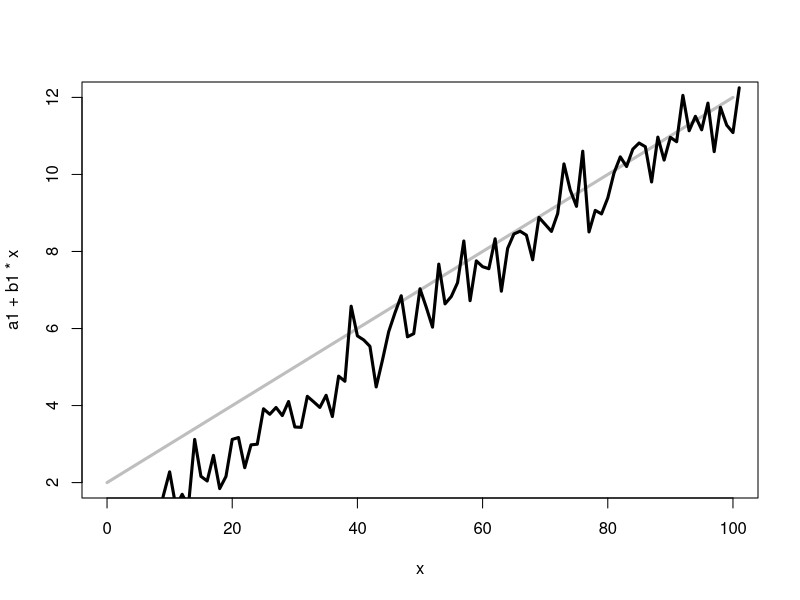
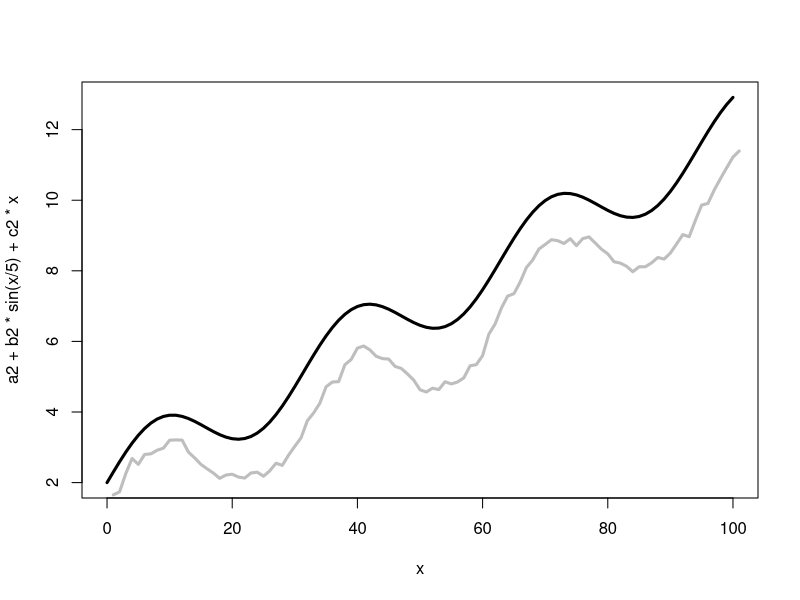
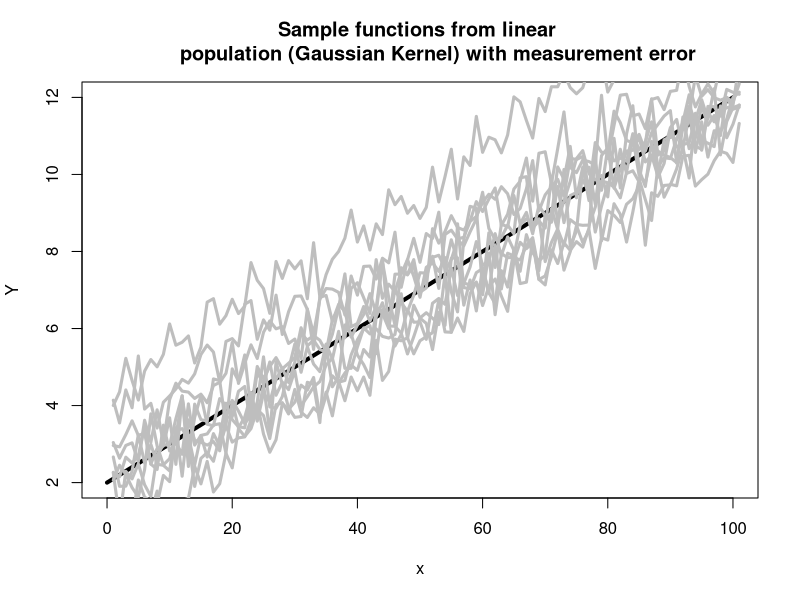
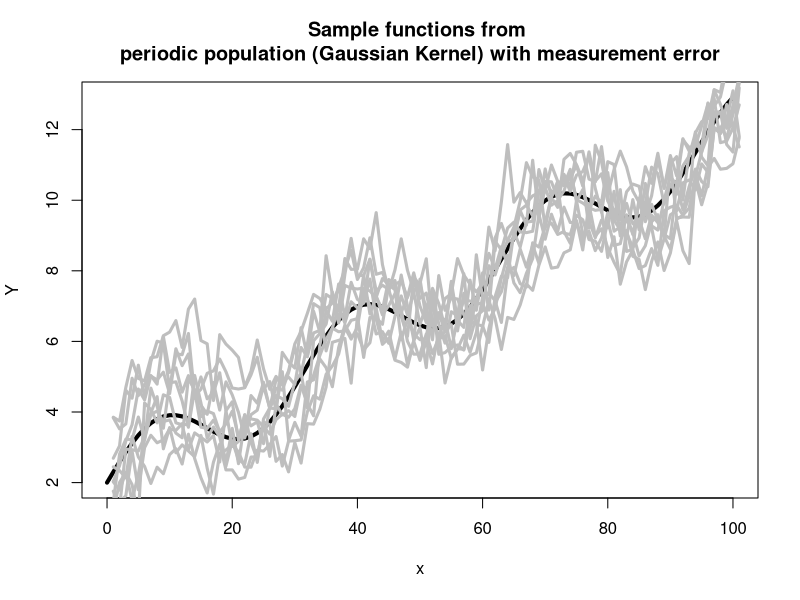
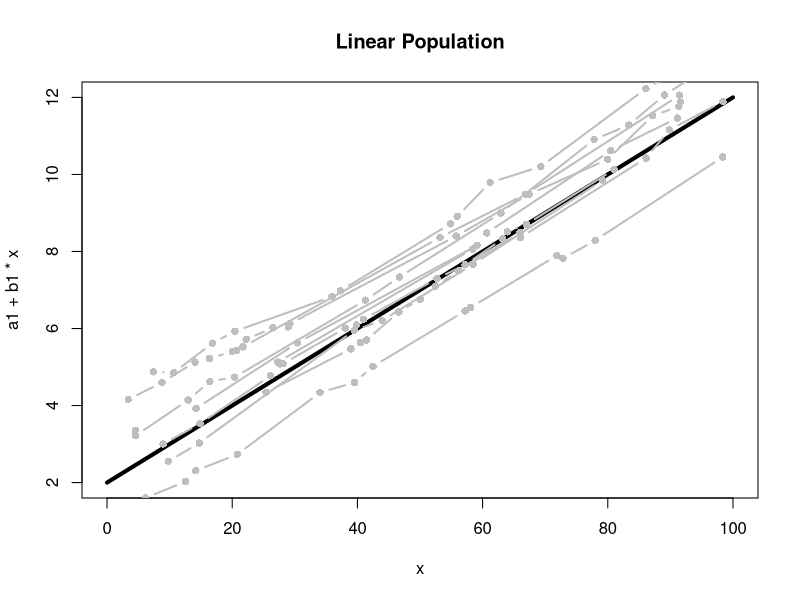
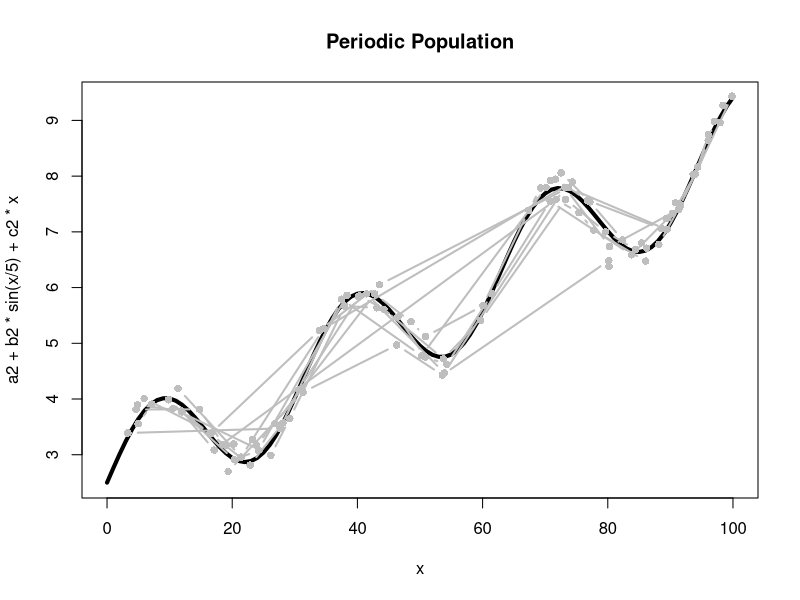

Write the R code that produced these figures, in order. (Note: this script raises an error after producing the figures.)
rm(list = ls())
library(MASS)
library(kernlab)
library(mvtnorm)
library(Matrix)

#Kernel------------------------

ker <- function (x, l, sigf) {
  rbf <- rbfdot(sigma = l)
  sigf * kernelMatrix(rbf, x)
} 

#Laplace 

ker <- function (x, l, sigf) {
  rbf <- laplacedot(sigma = l)
  sigf * kernelMatrix(rbf, x)
} 


# Generate data with/without measurement error with linear trend-------

a1 <- 2
b1 <- .1

x <- 0:100
mu <- rep(0,101)
sigma <- ker(x=x,l=.011, sigf=1)

ft.lin <- a1 + b1 * x
gt <- mvrnorm(1,mu,sigma)
#y.lin <- ft.lin + gt
y.lin <- ft.lin + gt + rnorm(101, 0 , .5)

curve(a1 + b1 * x, 0 , 100, lwd = 3, col = 'grey')
lines(y.lin, col=1, lwd=3)


# Generate data with/without measurement error with periodic trend-------


a2 <- 2
b2 <- 1
c2 <- .1

x <- 0:100
mu <- rep(0,101)
sigma <- ker(x=x,l=.012, sigf=1)

ft.per <-  a2 + b2 * sin(x/5) + c2 * x
gt <- mvrnorm(1,mu,sigma)
y.per <- ft.per + gt
#y.per <- ft.per + gt + rnorm(101, 0 , .5)

curve(a2 + b2 * sin(x/5) + c2 * x, 0 , 100, lwd = 3, col = 1)
lines(y.per, col= 'grey', lwd=3)


#---Plot

a1 <- 2
b1 <- .1

x <- 0:100
mu <- rep(0,101)
sigma <- ker(x=x,l=.005, sigf=1)

curve(a1 + b1 * x, 0, 100, lwd = 4, ylab = 'Y', main = 'Sample functions from linear 
      population (Gaussian Kernel) with measurement error')

for(i in 1:10) {
  gt <- mvrnorm(1,mu,sigma)
  #y.lin <- ft.lin + gt
  y.lin <- ft.lin + gt + rnorm(101, 0 , .5)
  lines(y.lin, col= 'grey', lwd = 3)
}

#------------

a2 <- 2
b2 <- 1
c2 <- .1

x <- 0:100
mu <- rep(0,101)
sigma <- ker(x=x,l=.012, sigf=1)

ft.per <-  a2 + b2 * sin(x/5) + c2 * x

curve(a2 + b2 * sin(x/5) + c2 * x, 0, 100, lwd = 4, ylab = 'Y', main = 'Sample functions from 
periodic population (Gaussian Kernel) with measurement error')

for(i in 1:10) {
  gt <- mvrnorm(1,mu,sigma)
  #y.per <- ft.per + gt
  y.per <- ft.per + gt + rnorm(101, 0 , .5)
  lines(y.per, col= 'grey', lwd = 3)
}


#Generate training data----

# Linear mean
n.sam <- 100 #number of functions in the sample data
max.time <- 20
n.time.x1 <- sample(1:max.time, size=n.sam, replace=T) 
X1 <- list()
Y1 <- list()

a1 <- 2
b1 <- .1

for(i in 1:n.sam) {
  x <- sort(runif(n.time.x1[i], 0 , 100))
  mu <- a1 + b1 * x
  y <- mu + mvrnorm(1,rep(0,n.time.x1[i]),ker(x, l=.001, sigf=1)) 
  X1[[i]] <- x 
  Y1[[i]] <- y + rnorm(n.time.x1[i], 0, .1)
}

# Visualize ------
curve(a1 + b1 * x, 0 , 100, lwd=4, main = 'Linear Population')
for (i in 1:10) {
  #  lines(X1[[i]], Y1[[i]], lwd = .3, col = sample(1:30, 30, T))
  lines(X1[[i]], Y1[[i]], lwd = 2, col = 'grey', type = 'b', pch = 16)
  #browser()
}

# Perdiodic mean function ---------

X2 <- list()
Y2 <- list()

n.time.x2 <- sample(1:max.time, size=n.sam, replace=T) 

a2 <- 2.5
b2 <- 1
c2 <- .06

for(i in 1:n.sam) {
  x <- sort(runif(n.time.x2[i], 0 , 100)) 
  mu <- a2 + b2 * sin(x/5) + c2 * x
  y <- mu + mvrnorm(1, rep(0,n.time.x2[i]), ker(x, l=.001, sigf= .1)) 
  X2[[i]] <- x 
  Y2[[i]] <- y +  rnorm(n.time.x2[i], 0, .1)
}

# Visualize ------
curve(a2 + b2 * sin(x/5) + c2 * x, 0 , 100, lwd=4, main = 'Periodic Population')
for (i in 1:10) {
  lines(X2[[i]], Y2[[i]], lwd = 2, col = 'grey', type = 'b', pch = 16)
  #browser()
}

#Generate test data----

n.sam <- 1000 #number of functions in the sample data
max.time <- 20
n.time <- sample(1:max.time, size=n.sam, replace=T) 
X <- list()
Y <- list()

for(i in 1:(n.sam/2)) {
  x <- sort(runif(n.time[i], 0 , 100))
  mu <- a1 + b1 * x
  y <- mu + mvrnorm(1, rep(0, n.time[i]), ker(x, l=.001, sigf=1)) 
  X[[i]] <- x 
  Y[[i]] <- y + rnorm(n.time[i], 0, .1)
}


for(i in ((n.sam/2) + 1 ):n.sam) {
  x <- sort(runif(n.time[i], 0 , 100)) 
  mu <- a2 + b2 * sin(x/5) + c2 * x
  y <- mu + mvrnorm(1, rep(0, n.time[i]), ker(x, l=.001, sigf= .1)) 
  X[[i]] <- x 
  Y[[i]] <- y +  rnorm(n.time[i], 0, .1)
}

#Merge training data

train.x1 <- unlist(X1)
train.y1 <- unlist(Y1)

train.x2 <- unlist(X2)
train.y2 <- unlist(Y2)

#m <- mean(c(train.y1, train.y2))
m <- 0
train.y1 <- train.y1 - m
train.y2 <- train.y2 - m

# Estimating Hyperparameters

N.mal <- length(train.x1)
N.fem <- length(train.x2)

marlik.mal <- function(theta) {
  kxx.mal <- covmat(trainx = train.x1, repnum = n.time.x1, theta = theta[1:4])
  -dmvnorm(x = train.y1, 
           sigma = kxx.mal  + abs(theta[5]) * diag(N.mal), log = T)
}


hyp.mal <- optim(par=c(1,1,1,1,1), fn = marlik.mal, method = 'Nelder-Mead', 
                 control=list(maxit = 10000))
hyp.mal <- abs(hyp.mal$par)
hyp.mal


marlik.fem <- function(theta) {
  kxx.fem <- covmat(trainx = train.x2, repnum = n.time.x2, theta = theta[1:4])
  -dmvnorm(x = train.y2, 
           sigma = kxx.fem  + abs(theta[5]) * diag(N.fem), log = T)
}


hyp.fem <- optim(par=c(1,1,1,1,1), fn = marlik.fem, method = 'Nelder-Mead', 
                 control=list(maxit = 10000))

hyp.fem <- abs(hyp.fem$par)
hyp.fem

# Plotting predictions

kxx.mal <- covmat(trainx = train.x1, repnum = n.time.x1, theta = hyp.mal[1:4])
kx.mal <-  testcov(x = 0:100, y = train.x1, theta = hyp.mal[1:4])
kinv.mal  <-  chol2inv(chol(kxx.mal  + hyp.mal[5] * diag(N.mal)))
k.mal <- kx.mal %*% kinv.mal
pred.mal <- k.mal %*% as.matrix(train.y1)

kxx.fem <- covmat(trainx = train.x2, repnum = n.time.x2, theta = hyp.fem[1:4])
kx.fem <-  testcov(x = 0:100, y = train.x2, theta = hyp.fem[1:4])
kinv.fem  <-  chol2inv(chol(kxx.fem  + hyp.fem[5] * diag(N.fem)))
k.fem <- kx.fem %*% kinv.fem
pred.fem <- k.fem %*% as.matrix(train.y2)

curve(a1 + b1 * x - m, 0 , 100, lwd= 4, col = 1, lty = 2, 
      main = 'Posterior means for the pooled functiona data', ylab = 'Y')
lines(0:100, apply(matrix(0:100),2,function(x)(a2 + b2 * sin(x/5) + c2 * x - m)), lwd= 4, 
      col = 'grey', lty = 2)
lines(0:100, pred.mal, col = 1, lwd = 3)
points(train.x1, train.y1, pch = 16, cex= .7, col =1)
lines(0:100, pred.fem, col = 'grey', lwd = 3)
points(train.x2, train.y2, pch = 16, cex= .7, col = 'grey')
legend('bottomright', c('Class 1', 'Class 2', 'True Class 1', 'True Class 2'), 
       col = c(1,'grey',1,'grey'), lty=c(1,1,2,2), bty = 'n')


# Posterior means for test curves

fit.gp <- function(test.x) {
  n <- length(test.x)
  kx.mal <- testcov(x = test.x, y = train.x1, theta = hyp.mal[1:4])
  k.mal <- kx.mal %*% kinv.mal
  mu.mal <- k.mal %*% as.matrix(train.y1)
  sigma.mal <- testmat(x = test.x, theta = hyp.mal[1:4]) + diag(n) - (k.mal %*% t(kx.mal))
  sigma.mal <- as.matrix(forceSymmetric(sigma.mal))
  
  kx.fem <- testcov(x = test.x, y = train.x2, theta = hyp.fem[1:4])
  k.fem <- kx.fem %*% kinv.fem
  mu.fem <- k.fem %*% as.matrix(train.y2)
  sigma.fem <- testmat(x = test.x, theta = hyp.fem[1:4]) + diag(n) - (k.fem %*% t(kx.fem))
  sigma.fem <- as.matrix(forceSymmetric(sigma.fem))
  
  return(list(pred.mal = mu.mal, pred.fem = mu.fem, sigma.mal = sigma.mal, sigma.fem = sigma.fem))
}

i <- sample(1:n.sam, 1)
fit <- fit.gp(test.x = X[[i]])
loglik.mal <- dmvnorm((Y[[i]] - m), mean = fit$pred.mal, sigma = fit$sigma.mal, log = T)
loglik.fem <- dmvnorm((Y[[i]] - m), mean = fit$pred.fem, sigma = fit$sigma.fem, log = T)

color <- ifelse(i < ((n.sam/2)+1) , 1 , 2)
curve(a1 + b1 * x - m, 0 , 100, lwd= 3, col = 1, lty = 2, xlab = 'X', ylab = 'Y')
lines(0:100, apply(matrix(0:100),2,function(x)(a2 + b2 * sin(x/5) + c2 * x - m)), lwd= 3, col = 2, lty = 2)
lines(X[[i]], fit$pred.mal, col = 1, lwd = 3)
lines(X[[i]], fit$pred.fem, col = 2, lwd = 3)
lines(X[[i]], Y[[i]], col = 3, lwd = 2)
text(20,11, paste('Class', color, '\n', 'Class 1 loglik',  round(loglik.mal,4), '\n', 'Class 2 loglik', round(loglik.fem, 4)))
legend('bottomright', c('Class 1', 'Class 2', 'Test'), col = 1:3, lty=1, bty = 'n')

#---Classifying (USE this one)-------------

log.prob <- c()

for(i in 1:n.sam) {
  
  fit <- fit.gp(test.x = X[[i]])
  log.prob <- rbind(log.prob, 
                    c(dmvnorm((Y[[i]] - m), mean = fit$pred.mal, sigma = fit$sigma.mal, log = T), 
                      dmvnorm((Y[[i]] - m), mean = fit$pred.fem, sigma = fit$sigma.fem, log = T)))
}

#cbind(log.prob, log.prob[,1]>log.prob[,2], rep(c(1,0),each=(n.sam/2)) )
pred <- as.numeric(log.prob[,1]>log.prob[,2])
true <- rep(c(1,0), each = (n.sam/2))
table(pred, true)
mean(pred != true)


# See missclassifier ones
miss <- (1:n.sam)[pred != true]
cbind(log.prob[miss,],true[miss], pred[miss])

for (i in miss) {
  fit <- fit.gp(test.x = X[[i]])
  loglik.mal <- dmvnorm((Y[[i]] - m), mean = fit$pred.mal, sigma = fit$sigma.mal, log = T)
  loglik.fem <- dmvnorm((Y[[i]] - m), mean = fit$pred.fem, sigma = fit$sigma.fem, log = T)
  
  color <- ifelse(i < ((n.sam/2)+1) , 1 , 2)
  true <- ifelse(color == 1, 'Linear', 'Periodic')
  curve(a1 + b1 * x - m, 0 , 100, lwd= 3, col = 1, lty = 2, xlab = 'X', ylab = 'Y')
  lines(0:100, apply(matrix(0:100),2,function(x)(a2 + b2 * sin(x/5) + c2 * x - m)), lwd= 3, col = 2, lty = 2)
  lines(X[[i]], fit$pred.mal, col = 1, lwd = 3, type = 'b')
  lines(X[[i]], fit$pred.fem, col = 2, lwd = 3, type = 'b')
  lines(X[[i]], Y[[i]], col = 3, lwd = 2, type = 'b')
  text(20,11, paste( true, '\n', 'Linear loglik',  round(loglik.mal,4), '\n', 'Periodic loglik', round(loglik.fem, 4)))
  legend('bottomright', c('Linear', 'Periodic', 'Test'), col = 1:3, lty=1, bty = 'n')
  
} 
